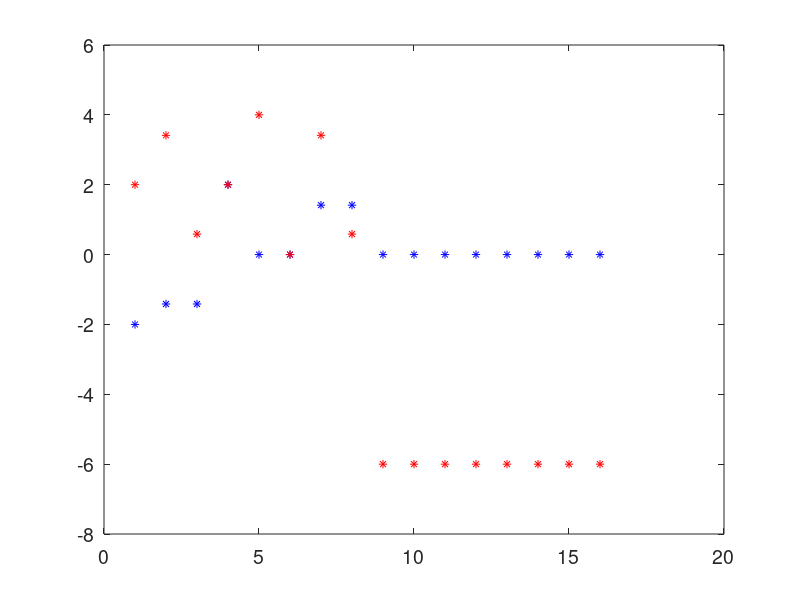
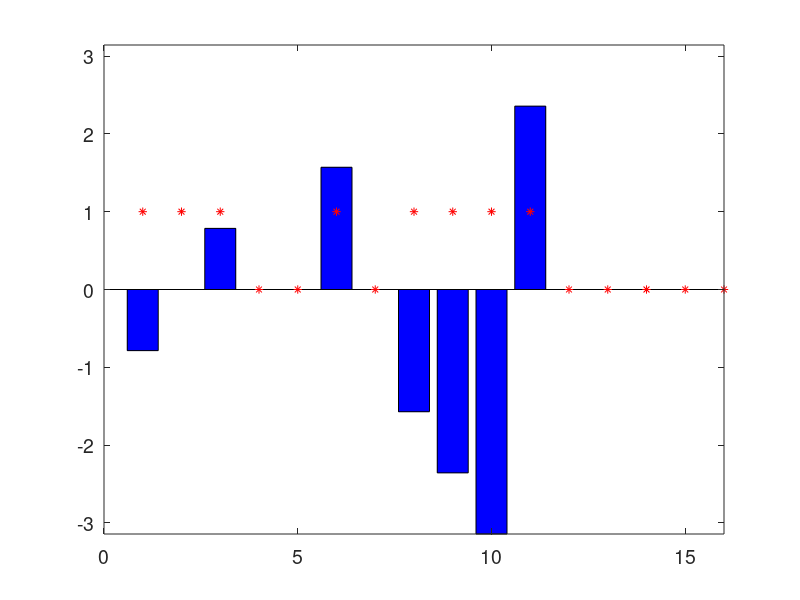

The MATLAB script that drew these images, in order: (Note: this script raises an error after producing the figures.)
clc
clear all
close all
Nd = 15; 
t = 1; 
h = - 0.02;
k1 = exp(h); 
k2 = exp(-h); 
g = k1 - k2;

Nr = (Nd + 1)/4;
F0 = sparse(zeros(Nr, Nr));
E1 = sparse(fliplr(diag([k2 0 k1 0])));
E1_ = sparse(fliplr(diag([0 k2 0 k1])));
E2 = sparse(fliplr(diag([0 k1 0 k2])));
E2_ = sparse(fliplr(diag([k1 0 k2 0])));
E3 = sparse(fliplr(diag([0 0 0 0])));

D1 = diag(-g*1i*[1 1 1 -3]) + diag(k1*[1 1 0], 1) + diag(k2*[1 1 0], -1);
D2 = diag(-g*1i*[-3 1 -3 1]) + diag([0 0 0], 1) + diag([0 0 0], -1);
D3 = diag(-g*1i*[1 1 1 -3]) + diag([k2 k2 0], 1) + diag([k1 k1 0], -1);
D4 = diag(3*g*1i*ones(1,Nr));

H = sparse([D1 E1 F0 F0;
            E1_ D2 E2 F0;
            F0 E2_ D3 E3;
            F0 F0 E3 D4]);

% H = sparse([D1 E1;
%             E1 D1;
%             ]);

[V, A] = eig(full(H));
lam = diag(A);
% [~, idx] = sort(real(lam));
% lam1 = lam(idx);
figure
plot(real(lam),'b*')
hold on
plot(imag(lam)*50,'r*')
set(gcf, 'Position', [00, 00, 350, 300])
% axis([0 Nd + 1 -2.5 2.5])
set(gca,'FontSize', 14) % Font Size
Lasing = find(imag(diag(V)) > 0);
Lasing=8

bn = 8
figure
bar(angle(V(:,bn)),'b')
hold on
plot(abs(V(:,bn))/max(abs(V(:,bn))),'r*')
set(gcf, 'Position', [00, 00, 350, 300])
set(gca,'FontSize', 14) % Font Size
axis([0 Nd + 1 -pi pi])


Intensity = abs(V(:, Lasing)) .* abs(V(:, Lasing));
Intensity = Intensity ./ max(Intensity);
Phase = angle(V(:, Lasing));
Nall = sqrt(Nd+1);
for k = 1:1:Nall

    if mod(k, 2)
        RT(k, :) = Intensity((k - 1) * Nall + (1:Nall));
    else
        RT(k, :) = fliplr(Intensity((k - 1) * Nall + (1:Nall))');
    end

end

for k = 1:1:Nall

    if mod(k, 2)
        RA(k, :) = Phase((k - 1) * Nall + (1:Nall));
    else
        RA(k, :) = fliplr(Phase((k - 1) * Nall + (1:Nall))');
    end

end

plotring(RT)
% % 
% % figure;
% % imagesc(RT);
% % colorbar;
% % set(gcf, 'Position', [00, 00, 400, 300]);
% % set(gca, 'FontSize', 14);
% % 
% % figure;
% % imagesc(RA, [-pi pi]);
% % colormap([0.5 0.5 0.5; 0 1 1; 0 1 0; 1 0.5 0; 0.5 0.5 0.5]);
% % % colormap 'flag'
% % colorbar;

% bn = 9;
% figure
% bar(angle(V(:,bn)),'b')
% hold on
% plot(abs(V(:,bn))/max(abs(V(:,bn))),'r*')
% set(gcf, 'Position', [00, 00, 350, 300])
% set(gca,'FontSize', 14) % Font Size
% axis([0 Nd + 1 -pi pi])
% phi = linspace(2*pi/(Nd + 1),2*pi,Nd + 1);
% phi2 = circshift(phi,1);
% xRing = [cos(phi);cos(phi)*1.5;cos(phi2)*1.5;cos(phi2)];
% yRing = [sin(phi);sin(phi)*1.5;sin(phi2)*1.5;sin(phi2)];
% ringData = angle(V(:,bn));
% figure
% patch(xRing,yRing,ringData, 'Edgecolor','none');
% set(gca,'cLim',[-pi pi]);
% axis square
%  axis off
% set(gcf,'color','w');
% colormap('hsv')
% colorbar
